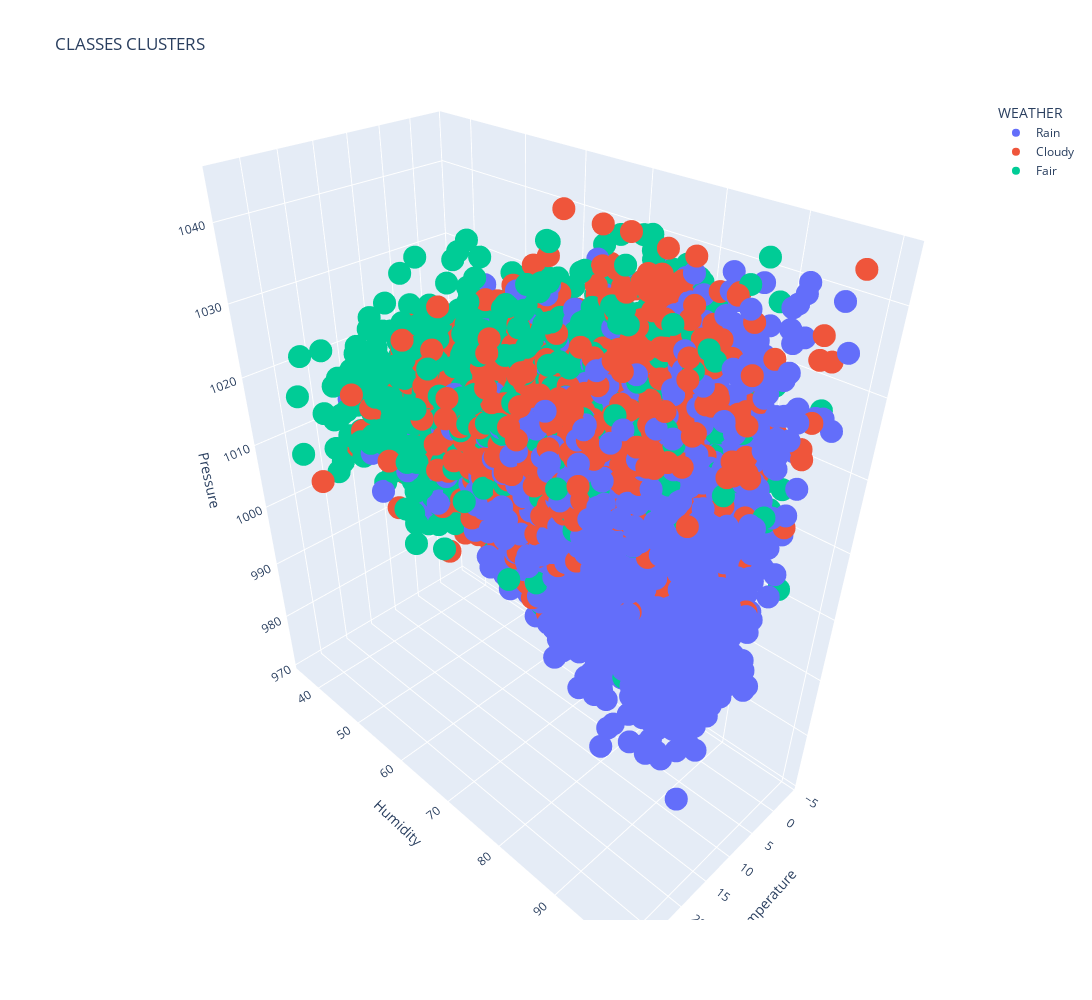

The notebook cell this image was saved under:
### Code cell
def main():
    #dataset selection and loading
    train_set_name = "weather_data_2000_2019_3c"
    train_dataset = pd.read_csv(("./datasets/" + train_set_name + ".csv"),header=None)
    test_set_name = "weather_data_2020_2021_3c"
    test_dataset = pd.read_csv(("./datasets/" + test_set_name + ".csv"),header=None) 

    print("Your Train Dataset is: ", train_set_name)                                                                       #display dataset name to user
    print("Your Test Dataset is: ", test_set_name)                                                                       #display dataset name to user

    features_selected = 5
    #training features
    temperature_train = train_dataset.iloc[:, 4:5]
    feels_like_train = train_dataset.iloc[:, 7:8]
    dew_point_train = train_dataset.iloc[:, 8:9]
    humidity_train = train_dataset.iloc[:, 9:10]
    pressure_train = train_dataset.iloc[:, 19:20] 
    #uv_index_train = train_dataset.iloc[:, 24:25] 

    #testing data
    temperature_test = test_dataset.iloc[:, 4:5]
    feels_like_test = test_dataset.iloc[:, 7:8]
    dew_point_test = test_dataset.iloc[:, 8:9]
    humidity_test = test_dataset.iloc[:, 9:10]
    pressure_test = test_dataset.iloc[:, 19:20]
    #uv_index_test = test_dataset.iloc[:, 24:25] 
    
    X_train = pd.concat([temperature_train, feels_like_train, dew_point_train, humidity_train, pressure_train], axis=1)  #, uv_index_train], axis=1)
    X_train.replace(([np.inf, -np.inf], np.nan), inplace=True)                                                            #replace any infinite values with nan
    X_train = X_train.to_numpy().astype('float64')  

    y_train = train_dataset.iloc[:, 30:31].to_numpy().astype('int32')
    y_true = test_dataset.iloc[:, 30:31].to_numpy().astype('int32')

    #https://pandas.pydata.org/pandas-docs/stable/user_guide/merging.html
    test_data = pd.concat([temperature_test, feels_like_test, dew_point_test, humidity_test, pressure_test], axis=1)  #, uv_index_test], axis=1)       
    test_data.replace(([np.inf, -np.inf], np.nan), inplace=True)                                                           #replace any infinite values with nan
    X_test = test_data.to_numpy().astype('float64')  

    #change all nan values in all datasets with the most frequent value of the dataset
    imp = SimpleImputer(missing_values=np.nan, strategy='most_frequent')
    imp.fit(X_train)
    imp.fit(y_train)
    imp.fit(X_test)
    imp.fit(y_true)
    
    disp = int(input("Please choose 1 to display the dataset or any button to cotinue without displaying!"))
    if disp == 1:
        display(X_train)
        display(y_train.ravel())

        display(X_test)
    else: print("Not displaying dataset!")   
        
    #----------------------------------------------------------------------------------------
    rebalance = int(input("PLEASE CHOOSE 1 TO REBALANCE DATASET WITH SMOTE. CHOOSE 2 TO REBALANCE DATASET WITH ADASYN" + 
                          "\nPRESS ANYTHING ELSE TO CONTINUE WITH ORIGINAL!\n"))
    if rebalance == 1:
        X_train, y_train = oversampling(X_train, y_train, 1)
    elif rebalance == 2:
        X_train, y_train = oversampling(X_train, y_train, 2)
    else: print("Total training data: ", X_train.size)
    
    interractive_plot(X_train, y_train, X_train[:, 0], X_train[:, 3], X_train[:, 4], True)
    #------------------------------------------------------------------------------------------
    
    choice = int(input("Please choose 1 for Training and 2 for Random CV Search." +
                       "\nPressing 3 will load the optimised XGBoost Classifier model!\n"))
    if rebalance == 1: clf_type = "default_rebalanced_SMOTE" if choice == 1 else "optimised_rebalanced_SMOTE" 
    elif rebalance == 2: clf_type = "default_rebalanced_ADASYN" if choice == 1 else "optimised_rebalanced_ADASYN" 
    else: clf_type = "default" if choice == 1 else "optimised"
    model_name = "./trained_models/xgb_" + clf_type + "_" + train_set_name + "_" + test_set_name + "_" + str(features_selected) + "f.p"
    confusion_matrix_filename = "./confusion_matrix/xgb_" + str(clf_type) + "_" + train_set_name + "_"  + test_set_name + "_" + str(features_selected) + "f.png"
    metrics_filename = "./metrics/xgb_" + str(clf_type) + "_" + train_set_name + "_"  + test_set_name + "_" + str(features_selected) + "f.txt"
    csv_filename = "./outputs/output_xgb_"  + str(clf_type) + "_" + train_set_name + "_"  + test_set_name + "_" + str(features_selected) + "f.csv"

    if choice == 1:
        # Create XGBoost classifer object and train it on the selected dataset
        xgb = XGBClassifier(objective = 'multi:softmax', eval_metric = 'merror').fit(X_train, y_train.ravel())
        save_statistics(xgb, X_test, y_true, csv_filename, confusion_matrix_filename, metrics_filename)

    elif choice == 2:
        #random search: https://www.kaggle.com/tilii7/hyperparameter-grid-search-with-xgboost
        #grid search: https://www.mikulskibartosz.name/xgboost-hyperparameter-tuning-in-python-using-grid-search/
        #label encoder warning: https://stackoverflow.com/questions/45251126/deprecation-warning-on-xgboost-sklearn
        #https://www.kaggle.com/code/prashant111/a-guide-on-xgboost-hyperparameters-tuning/notebook
        estimator = XGBClassifier(objective = 'multi:softmax', nthread = 20, seed = 42, num_class = 5, eval_metric = 'merror')
        parameters = {'max_depth': range(2, 10, 1),'n_estimators': range(60, 220, 40), 'learning_rate': [0.1, 0.01, 0.05]}

        grid_search = GridSearchCV(estimator=estimator, param_grid=parameters, cv = 5, verbose = True,  refit = True)
        grid_search.fit(X_train, y_train.ravel())
        
        print(grid_search.best_params_)
        print(grid_search.best_estimator_)
        pickle.dump(grid_search.best_estimator_, open(model_name, "wb"))

    elif choice == 3:
        xgb = pickle.load(open(model_name, "rb"))
        print("Parameters Classifier Loaded: ", xgb.get_params())

        save_statistics(xgb, X_test, y_true, csv_filename, confusion_matrix_filename, metrics_filename)

if __name__ == "__main__":                                                                                               #guard boilerplate
    main()

### Figure 1 — Plotly figure (JSON) as saved in the notebook; plotly's stock layout.template omitted (floating-point values rounded to 4 significant figures; data arrays with more than 128 entries replaced by an {"elided": "..."} marker saying what was removed)
{"data": [{"hovertemplate": "color=#1cfc03<br>Temperature=%{x}<br>Humidity=%{y}<br>Pressure=%{z}<extra></extra>", "legendgroup": "#1cfc03", "marker": {"color": "#636efa", "symbol": "circle"}, "mode": "markers", "name": "Rain", "scene": "scene", "showlegend": true, "type": "scatter3d", "x": {"elided": "3769 float values"}, "y": {"elided": "3769 float values"}, "z": {"elided": "3769 float values"}}, {"hovertemplate": "color=#67a9cf<br>Temperature=%{x}<br>Humidity=%{y}<br>Pressure=%{z}<extra></extra>", "legendgroup": "#67a9cf", "marker": {"color": "#EF553B", "symbol": "circle"}, "mode": "markers", "name": "Cloudy", "scene": "scene", "showlegend": true, "type": "scatter3d", "x": {"elided": "1982 float values"}, "y": {"elided": "1982 float values"}, "z": {"elided": "1982 float values"}}, {"hovertemplate": "color=#ef8a62<br>Temperature=%{x}<br>Humidity=%{y}<br>Pressure=%{z}<extra></extra>", "legendgroup": "#ef8a62", "marker": {"color": "#00cc96", "symbol": "circle"}, "mode": "markers", "name": "Fair", "scene": "scene", "showlegend": true, "type": "scatter3d", "x": {"elided": "1554 float values"}, "y": {"elided": "1554 float values"}, "z": {"elided": "1554 float values"}}], "layout": {"height": 1000, "legend": {"title": {"text": "WEATHER"}, "tracegroupgap": 0}, "scene": {"domain": {"x": [0, 1], "y": [0, 1]}, "xaxis": {"title": {"text": "Temperature"}}, "yaxis": {"title": {"text": "Humidity"}}, "zaxis": {"title": {"text": "Pressure"}}}, "title": {"text": "CLASSES CLUSTERS"}, "width": 1300}}
